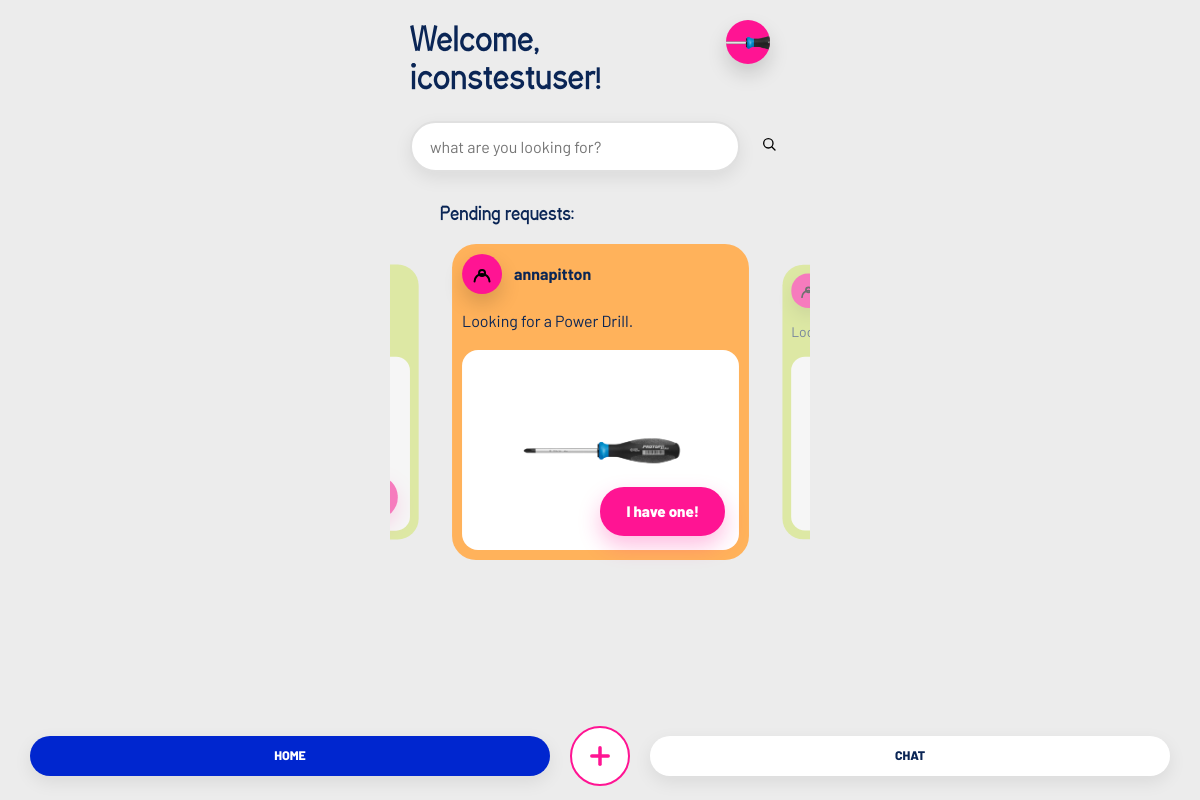
The app's page /dashboard (signed in) with its own data.
### tables this page shows
CREATE TABLE users (
                id INTEGER PRIMARY KEY AUTOINCREMENT,
                username TEXT UNIQUE NOT NULL,
                email TEXT UNIQUE,
                password TEXT NOT NULL,
                location TEXT,
                categories TEXT
            , photo TEXT);

CREATE TABLE requests (
            id INTEGER PRIMARY KEY AUTOINCREMENT,
            item_id INTEGER NOT NULL,
            borrower_id INTEGER NOT NULL,
            status TEXT DEFAULT 'pending',
            created_at TIMESTAMP DEFAULT CURRENT_TIMESTAMP,
            FOREIGN KEY (item_id) REFERENCES items (id),
            FOREIGN KEY (borrower_id) REFERENCES "users_old" (id)
        );

CREATE TABLE items (
            id INTEGER PRIMARY KEY AUTOINCREMENT,
            name TEXT NOT NULL,
            description TEXT,
            owner_id INTEGER NOT NULL,
            status TEXT DEFAULT 'available',
            keywords TEXT, category TEXT, photo TEXT,
            FOREIGN KEY (owner_id) REFERENCES "users_old" (id)
        );

### app.py (the view, shortened to what this page needs)
@app.route('/dashboard')
def dashboard():
    if 'user_id' not in session:
        return redirect(url_for('login'))
    success_message = None
    if session.pop('login_success', False):
        success_message = 'You are successfully logged in'
    conn = get_db_connection()
    cursor = conn.cursor()
    cursor.execute('SELECT * FROM items WHERE owner_id = ?', (session['user_id'],))
    my_items = cursor.fetchall()
    cursor.execute('''
        SELECT r.id, r.status, r.created_at, i.name as item_name, i.photo as item_photo, u.username as borrower
        FROM requests r
        JOIN items i ON r.item_id = i.id
        JOIN users u ON r.borrower_id = u.id
        WHERE i.owner_id = ?
        ORDER BY r.created_at DESC
    ''', (session['user_id'],))
    requests_for_me = cursor.fetchall()
    cursor.execute('SELECT categories FROM users WHERE id = ?', (session['user_id'],))
    user_categories_row = cursor.fetchone()
    user_categories = []
    if user_categories_row and user_categories_row['categories']:
        user_categories = [cat.strip() for cat in user_categories_row['categories'].split(',') if cat.strip()]
    matching_requested_items = []
    seen_request_ids = set()
    if user_categories:
        for category in user_categories:
            cursor.execute('''
                SELECT i.id, i.name, i.description, i.photo, u.username as owner
                FROM items i
                JOIN users u ON i.owner_id = u.id
                WHERE i.category = ? AND i.owner_id != ? AND i.status = 'requested'
                ORDER BY i.id DESC
            ''', (category, session['user_id']))
            for item in cursor.fetchall():
                if item['id'] not in seen_request_ids:
                    matching_requested_items.append(item)
                    seen_request_ids.add(item['id'])
    cursor.execute('''
        SELECT r.id, r.status, r.created_at, i.name as item_name
        FROM requests r
        JOIN items i ON r.item_id = i.id
        WHERE r.borrower_id = ?
        ORDER BY r.created_at DESC
    ''', (session['user_id'],))
    my_requests = cursor.fetchall()
    conn.close()
    return render_template('dashboard.html',
                         username=session['username'],
                         success_message=success_message,
                         my_items=my_items,
                         requests_for_me=requests_for_me,
                         matching_requested_items=matching_requested_items,
                         my_requests=my_requests)

### app.py (called while the page is built)
def get_db_connection():
    conn = sqlite3.connect(DATABASE)
    conn.row_factory = sqlite3.Row
    return conn

@app.context_processor
def inject_current_user_photo():
    if 'user_id' not in session:
        return {'current_user_photo': None}
    conn = get_db_connection()
    cursor = conn.cursor()
    cursor.execute('SELECT photo FROM users WHERE id = ?', (session['user_id'],))
    row = cursor.fetchone()
    conn.close()
    return {'current_user_photo': row['photo'] if row else None}

### templates/dashboard.html (shortened to what this page needs)
{% from 'macros.html' import user_avatar %}
<!DOCTYPE html>
<html lang="en">
<head>
    <link rel="stylesheet" href="{{ url_for('static', filename='style.css') }}">
</head>
<body class="dashboard-page">
    <div class="container dashboard-mobile">
        <header class="dashboard-header">
            <h1 class="welcome">Welcome, {{ username }}!</h1>
            {{ user_avatar('avatar', current_user_photo) }}
            <form class="search-form-mobile" action="{{ url_for('search') }}" method="GET">
                <input type="text" name="q" placeholder="what are you looking for?" aria-label="search">
                <button type="submit" class="search-btn"><span class="icon icon-search" aria-hidden="true"></span><span class="sr-only">Search</span></button>
            </form>
        </header>
        <main>
            <section class="pending-section">
                <h2 class="section-title">Pending requests:</h2>
                {% if requests_for_me %}
                    <div class="pending-cards-scroll">
                    {% for req in requests_for_me %}
                    <div class="pending-card">
                        <div class="pending-card-header">
                            <div class="requester-avatar icon icon-user"></div>
                            <div class="requester-name">{{ req.borrower }}</div>
                        </div>
                        <p class="request-desc">Looking for a {{ req.item_name }}.</p>
                        <div class="request-image-card">
                            {% if req.item_photo %}
                            <img src="{{ url_for('static', filename='uploads/' + req.item_photo) }}" alt="{{ req.item_name }}" class="request-image">
                            {% else %}
                            <img src="{{ url_for('static', filename='img_screwdriver.png') }}" alt="{{ req.item_name }}" class="request-image">
                            {% endif %}
                            <a href="{{ url_for('respond_request', request_id=req.id) }}" class="big-action-button">I have one!</a>
                        </div>
                    </div>
                    {% endfor %}
                    </div>
                {% else %}
                    <p class="empty-state">No pending requests</p>
                {% endif %}
            </section>
        </main>
        {% include 'footer_nav.html' %}
    </div>
</body>
</html>

### templates/macros.html
{% macro user_avatar(css_class, photo, link=true) %}
{% if link %}
<a href="{{ url_for('profile') }}" class="{{ css_class }}{% if not photo %} icon icon-user{% endif %}" aria-label="Profile">{% if photo %}<img src="{{ url_for('static', filename='uploads/' + photo) }}" alt="" class="avatar-photo">{% endif %}</a>
{% else %}
<div class="{{ css_class }}{% if not photo %} icon icon-user{% endif %}">{% if photo %}<img src="{{ url_for('static', filename='uploads/' + photo) }}" alt="" class="avatar-photo">{% endif %}</div>
{% endif %}
{% endmacro %}

### static/style.css (style rules this page uses)
:root { --font-primary: 'Apfel Grotezk Mittel', 'Barlow', sans-serif; --font-secondary: 'Barlow', sans-serif; --font-heading: 'GapSans Bold', 'Apfel Grotezk Mittel', sans-serif; --primary-color: #0026CF; --secondary-color: #ff1493;; --background-color: #ececec; --card-background: #ffffff; --text-color: #333333; --text-light: #666666; --success-color: #7ed321; --error-color: #d0021b; --warning-color: #f5a623; --border-radius: 12px; --shadow: 0 4px 12px rgba(0, 0, 0, 0.1); }
* { margin: 0; padding: 0; box-sizing: border-box; }
h1, h2, h3, h4, h5, h6 { font-family: var(--font-heading); }
body { font-family: var(--font-primary); background-color: #ececec; color: var(--text-color); line-height: 1.6; max-width: 420px; margin: 0 auto; width: 100%; padding-bottom: 90px; }
.container { max-width: 420px; margin: 0 auto; padding: 20px; }
header { text-align: center; margin-bottom: 40px; }
header h1 { font-size: 3rem; color: var(--primary-color); margin-bottom: 10px; }
main { background-color: var(--card-background); border-radius: var(--border-radius); padding: 30px; padding-top:10px; box-shadow: var(--shadow); margin-top:10px; }
h2 { color: var(--primary-color); margin-bottom: 20px; font-size: 1.8rem; }
input[type="text"], input[type="password"], textarea { width: 100%; padding: 12px 15px; border: 2px solid #e0e0e0; border-radius: 8px; font-size: 1rem; font-family: var(--font-secondary); transition: border-color 0.2s; }
.icon { display: inline-flex; width: 1.4rem; height: 1.4rem; align-items: center; justify-content: center; background-repeat: no-repeat; background-position: center; background-size: 70%; }
.login-avatar.icon, .requester-avatar.icon { background-size: 60%; }
.dashboard-header { position: relative; display: flex; flex-direction: column; gap: 14px; align-items: stretch; margin-bottom: 10px; }
.dashboard-header .welcome { font-size: 2rem; text-align: left; line-height: 1.2; color: #0a2555; text-transform: none; max-width: 60%; }
.dashboard-header .avatar, .chat-avatar { width: 44px; height: 44px; border-radius: 50%; background-color: #ff1493; display: flex; align-items: center; justify-content: center; color: white; box-shadow: 0 10px 20px rgba(0,0,0,0.15); overflow: hidden; }
.avatar-photo { width: 100%; height: 100%; object-fit: cover; display: block; }
.dashboard-header .avatar { position: absolute; right: 20px; top: 0; color: #0a2555; }
.search-form-mobile { display: flex; gap: 8px; align-items: center; }
.search-form-mobile input { flex: 1; padding: 14px 18px; border-radius: 30px; font-size: 1rem; background: white; box-shadow: 0 6px 18px rgba(0,0,0,0.08); }
.search-form-mobile .search-btn { background: transparent; border: none; font-size: 1.3rem; padding: 6px 10px; }
.pending-section .section-title { font-size: 1.1rem; color: #0a2555; margin: 8px 0 12px 0; }
.pending-cards-scroll { display: flex; gap: 14px; overflow-x: auto; scroll-snap-type: x mandatory; scroll-padding: 0 9%; padding: 4px 9% 18px; margin: 0 -50px; -webkit-overflow-scrolling: touch; scrollbar-width: none; }
.pending-card { flex: 0 0 82%; scroll-snap-align: center; border-radius: 24px; padding: 10px; box-shadow: none; border: none; transition: transform 0.2s ease, opacity 0.2s ease; }
.pending-card.color-green { background: #cfe562; }
.pending-card.color-orange { background: #ffb25b; }
.pending-card-header { display: flex; align-items: center; gap: 12px; margin-bottom: 14px; }
.requester-avatar { width: 40px; height: 40px; min-width: 40px; border-radius: 50%; background-color: #ff1493; color: #0a2555; display: flex; align-items: center; justify-content: center; box-shadow: 0 10px 20px rgba(0,0,0,0.15); }
.dashboard-mobile main { background-color: transparent; box-shadow: none; }
.requester-name { font-weight: 700; color: #0a2555; }
.request-desc { color: #0a2555; font-family: var(--font-secondary); letter-spacing: normal; margin-bottom: 16px; }
.request-image-card { position: relative; background: white; border-radius: 16px; padding: 10px; min-height: 200px; display: flex; align-items: center; justify-content: center; }
.request-image { max-width: 65%; max-height: 300px; width: auto; height: auto; }
.big-action-button { position: absolute; right: 14px; bottom: 14px; display: inline-block; padding: 12px 26px; background: #ff1493; color: white; border-radius: 24px; font-weight: 800; font-size: 0.95rem; text-decoration: none; box-shadow: 0 10px 22px rgba(255, 20, 147, 0.28); }

### records on screen
users: username "iconstestuser", photo (picture)
requests: borrower "annapitton", item_name "Power Drill"
